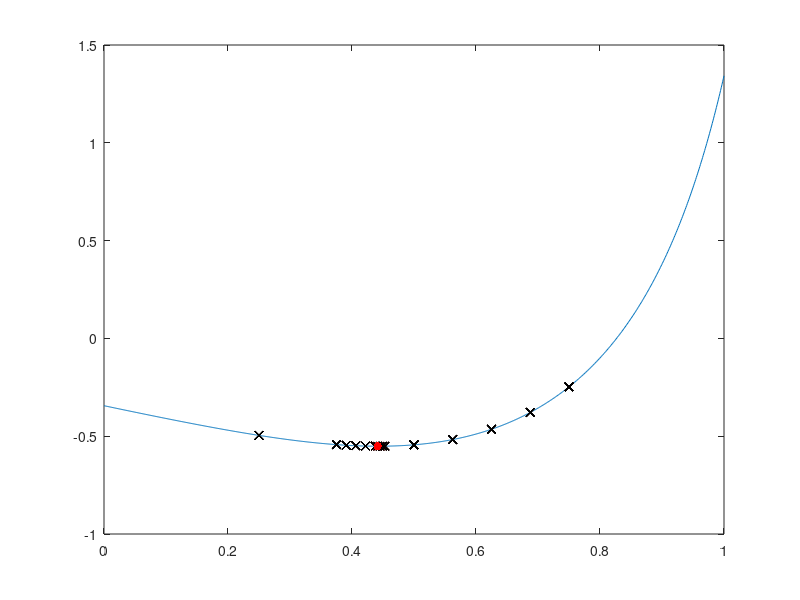

The MATLAB script that drew this image:
function lab01()
    clc();
    clf();

    debugFlg = 1;
    delayS = 0.8;
    a = 0;
    b = 1;
    eps = 1e-2;

    fplot(@f, [a, b]);
    hold on;

    [xStar, fStar] = bitwiseSearch(a, b, eps, debugFlg, delayS);

    scatter(xStar, fStar, 'r', 'filled');

    legend("off");
end

function [x0, f0] = bitwiseSearch(a, b, eps, debugFlg, delayS)
    i = 0;
    delta = (b - a) / 4;
    x0 = a;
    f0 = f(x0);

    plot_x = [];
    plot_f = [];

    while 1
        i = i + 1;
        x1 = x0 + delta;
        f1 = f(x1);

        if debugFlg
            fprintf('№ %2d x*=%.10f f(x*)=%.10f\n', i, x1, f1);

            plot_x(end + 1) = x1;
            plot_f(end + 1) = f1;

            plot(plot_x, plot_f, 'xk');

            plot(x1, f1, 'xr');
            hold on;
            pause(delayS);
        end

        if f0 > f1
            x0 = x1;
            f0 = f1;

            if a < x0 && x0 < b
                continue
            else
                if abs(delta) <= eps
                    break;
                else
                    x0 = x1;
                    f0 = f1;
                    delta = -delta / 4;
                end
            end
        else
            if abs(delta) <= eps
                break;
            else
                x0 = x1;
                f0 = f1;
                delta = -delta / 4;
            end
        end
    end

    i = i + 1;
    if debugFlg
        fprintf('№ %2d x*=%.10f f(x*)=%.10f\n', i, x0, f0);
        fprintf('RESULT: x*=%.10f f(x*)=%.10f\n', x0, f0);
        plot(plot_x, plot_f, 'xk');
    end
end

function y = f(x)
    k = power(5,1/3);

    y = sinh((3 * power(x,4) - x + sqrt(17) - 3) / 2) + sin((k * power(x, 3) - k * x + 1 - 2 * k) ./ (-power(x,3) + x + 2));
end

